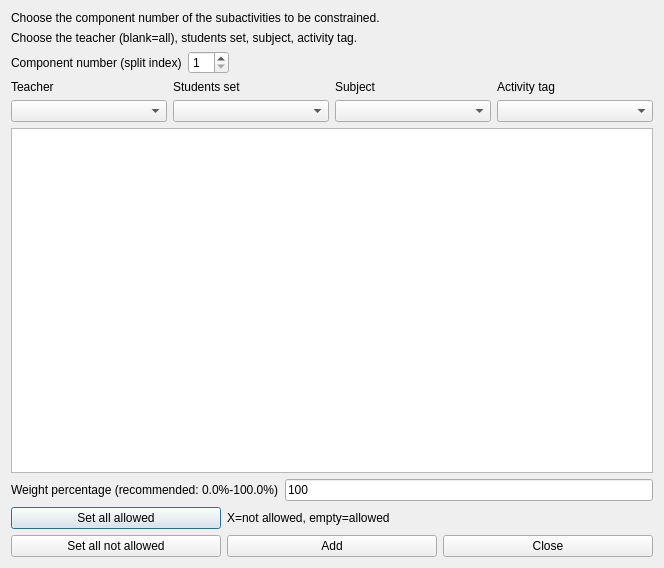
<?xml version="1.0" encoding="UTF-8"?>
<ui version="4.0">
 <class>AddConstraintSubactivitiesPreferredTimeSlotsForm_template</class>
 <widget class="QDialog" name="AddConstraintSubactivitiesPreferredTimeSlotsForm_template">
  <property name="geometry">
   <rect>
    <x>0</x>
    <y>0</y>
    <width>664</width>
    <height>568</height>
   </rect>
  </property>
  <property name="windowTitle">
   <string extracomment="This is the title of the dialog to add a new constraint of this type">Add subactivities preferred time slots</string>
  </property>
  <layout class="QGridLayout" name="gridLayout_2">
   <item row="0" column="0">
    <widget class="QLabel" name="instructionsTextLabel">
     <property name="sizePolicy">
      <sizepolicy hsizetype="Minimum" vsizetype="Minimum">
       <horstretch>0</horstretch>
       <verstretch>0</verstretch>
      </sizepolicy>
     </property>
     <property name="text">
      <string>Choose the component number of the subactivities to be constrained.</string>
     </property>
     <property name="wordWrap">
      <bool>true</bool>
     </property>
    </widget>
   </item>
   <item row="1" column="0">
    <widget class="QLabel" name="textLabel1_2">
     <property name="sizePolicy">
      <sizepolicy hsizetype="Minimum" vsizetype="Minimum">
       <horstretch>0</horstretch>
       <verstretch>0</verstretch>
      </sizepolicy>
     </property>
     <property name="text">
      <string>Choose the teacher (blank=all), students set, subject, activity tag.</string>
     </property>
     <property name="wordWrap">
      <bool>true</bool>
     </property>
    </widget>
   </item>
   <item row="2" column="0">
    <layout class="QHBoxLayout" name="componentBoxLayout">
     <item>
      <widget class="QLabel" name="textLabel1">
       <property name="text">
        <string>Component number (split index)</string>
       </property>
       <property name="wordWrap">
        <bool>false</bool>
       </property>
      </widget>
     </item>
     <item>
      <widget class="QSpinBox" name="componentNumberSpinBox">
       <property name="minimum">
        <number>1</number>
       </property>
      </widget>
     </item>
     <item>
      <spacer name="spacer1">
       <property name="orientation">
        <enum>Qt::Horizontal</enum>
       </property>
       <property name="sizeType">
        <enum>QSizePolicy::Expanding</enum>
       </property>
       <property name="sizeHint" stdset="0">
        <size>
         <width>131</width>
         <height>20</height>
        </size>
       </property>
      </spacer>
     </item>
    </layout>
   </item>
   <item row="3" column="0">
    <layout class="QGridLayout" name="filterGridLayout">
     <item row="0" column="3">
      <widget class="QLabel" name="activityTagsTextLabel">
       <property name="text">
        <string>Activity tag</string>
       </property>
       <property name="wordWrap">
        <bool>false</bool>
       </property>
      </widget>
     </item>
     <item row="1" column="1">
      <widget class="QComboBox" name="studentsComboBox"/>
     </item>
     <item row="1" column="3">
      <widget class="QComboBox" name="activityTagsComboBox"/>
     </item>
     <item row="0" column="1">
      <widget class="QLabel" name="studentsTextLabel">
       <property name="text">
        <string>Students set</string>
       </property>
       <property name="wordWrap">
        <bool>false</bool>
       </property>
      </widget>
     </item>
     <item row="1" column="2">
      <widget class="QComboBox" name="subjectsComboBox"/>
     </item>
     <item row="0" column="2">
      <widget class="QLabel" name="subjectsTextLabel">
       <property name="text">
        <string>Subject</string>
       </property>
       <property name="wordWrap">
        <bool>false</bool>
       </property>
      </widget>
     </item>
     <item row="1" column="0">
      <widget class="QComboBox" name="teachersComboBox"/>
     </item>
     <item row="0" column="0">
      <widget class="QLabel" name="teachersTextLabel">
       <property name="text">
        <string>Teacher</string>
       </property>
       <property name="wordWrap">
        <bool>false</bool>
       </property>
      </widget>
     </item>
    </layout>
   </item>
   <item row="4" column="0">
    <widget class="QTableWidget" name="preferredTimesTable"/>
   </item>
   <item row="5" column="0">
    <layout class="QHBoxLayout" name="weightBoxLayout">
     <item>
      <widget class="QLabel" name="weightTextLabel">
       <property name="frameShape">
        <enum>QFrame::NoFrame</enum>
       </property>
       <property name="frameShadow">
        <enum>QFrame::Plain</enum>
       </property>
       <property name="text">
        <string>Weight percentage (recommended: 0.0%-100.0%)</string>
       </property>
       <property name="wordWrap">
        <bool>false</bool>
       </property>
      </widget>
     </item>
     <item>
      <widget class="QLineEdit" name="weightLineEdit">
       <property name="text">
        <string>100</string>
       </property>
      </widget>
     </item>
    </layout>
   </item>
   <item row="6" column="0">
    <layout class="QGridLayout" name="buttonsGridLayout">
     <item row="0" column="0">
      <widget class="QPushButton" name="setAllAllowedPushButton">
       <property name="text">
        <string>Set all allowed</string>
       </property>
      </widget>
     </item>
     <item row="0" column="1" colspan="2">
      <widget class="QLabel" name="label">
       <property name="text">
        <string extracomment="This is an explanation in a dialog for a constraint. It says that symbol X means that this slot is not allowed, and an empty cell means that the slot is allowed">X=not allowed, empty=allowed</string>
       </property>
      </widget>
     </item>
     <item row="1" column="0">
      <widget class="QPushButton" name="setAllNotAllowedPushButton">
       <property name="text">
        <string>Set all not allowed</string>
       </property>
      </widget>
     </item>
     <item row="1" column="1">
      <widget class="QPushButton" name="addConstraintPushButton">
       <property name="text">
        <string>Add</string>
       </property>
      </widget>
     </item>
     <item row="1" column="2">
      <widget class="QPushButton" name="closePushButton">
       <property name="text">
        <string>Close</string>
       </property>
      </widget>
     </item>
    </layout>
   </item>
  </layout>
 </widget>
 <layoutdefault spacing="6" margin="11"/>
 <tabstops>
  <tabstop>componentNumberSpinBox</tabstop>
  <tabstop>teachersComboBox</tabstop>
  <tabstop>studentsComboBox</tabstop>
  <tabstop>subjectsComboBox</tabstop>
  <tabstop>activityTagsComboBox</tabstop>
  <tabstop>weightLineEdit</tabstop>
  <tabstop>addConstraintPushButton</tabstop>
  <tabstop>closePushButton</tabstop>
  <tabstop>setAllAllowedPushButton</tabstop>
  <tabstop>setAllNotAllowedPushButton</tabstop>
 </tabstops>
 <resources/>
 <connections/>
</ui>
